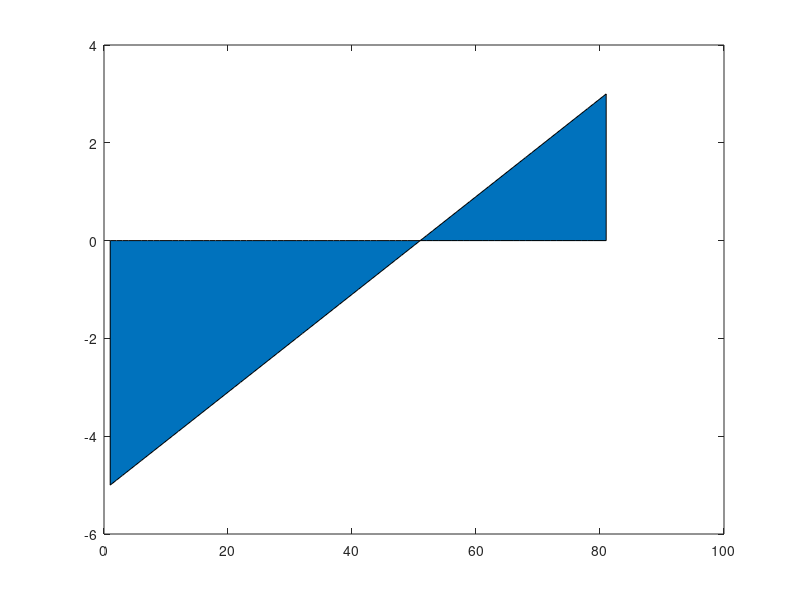

Recreate this plot in MATLAB. (Note: this script raises an error after producing the figure.)
clear; close all; clc;

x = -5:0.1:3;

Area = area(x);
rad = radius(x);
figure()
plot(x,rad)
xlabel('x (in)')
ylabel('Radius (in)')
ylim([0 6.1])

aRatio = Area./(4*pi);

[sub,sup] = mach_area(aRatio,1.3);
M = [sub(1:51) sup(52:end)];
figure()
plot(x,M)
xlabel('x (in)')
ylabel('Mach Number')


pressure = @(m,pc) (1+0.5*0.3.*m).^(-1.3/0.3)*pc;

p1 = pressure(M,500);
p2 = pressure(M,1000);

temp = @(m,tc) (1+0.5*0.3.*m).^(-1)*tc;

t = temp(M,5459.67);
figure()
plot(x,p1,'r',x,p2,'b')
legend('500 psi','1000 psi')
xlabel('x (in)')
ylabel('Pressure (psi)')


figure()
plot(x,t)
ylabel('Temperature (^oR)')
xlabel('x (in)')

function A = area(xpos)

    A = zeros(size(xpos));


    idx1 = (xpos <= -3);
    A(idx1) = 25*pi;

    idx2 = (xpos > -3) & (xpos < 0);
    A(idx2) = pi*(-1.*xpos(idx2) + 2).^2;

  
    idx3 = (xpos >= 0);
    A(idx3) = pi*(4/3.*xpos(idx3) + 2).^2;

end

function R = radius(xpos)

    R = zeros(size(xpos));


    idx1 = (xpos <= -3);
    R(idx1) = 5;

    idx2 = (xpos > -3) & (xpos < 0);
    R(idx2) = -1.*xpos(idx2) + 2;

  
    idx3 = (xpos >= 0);
    R(idx3) = 4/3*xpos(idx3) + 2;

end


function [M_sub, M_super] = mach_area(areaRatio, gamma)
    if nargin < 2
        gamma = 1.4; 
    end

    M_sub   = zeros(size(areaRatio));
    M_super = zeros(size(areaRatio));

    for k = 1:numel(areaRatio)
        M_sub(k)   = newton(areaRatio(k), 0.1, gamma);
        M_super(k) = newton(areaRatio(k), 2.0, gamma);
    end
end

function M = newton(areaRatio, Mguess, gamma)
    tol = 1e-9;
    maxIter = 1000;
    M = Mguess;

    for i = 1:maxIter
        f_val = area_ratio(M, gamma) - areaRatio;
        h = 1e-6;
        f_plus  = area_ratio(M + h, gamma) - areaRatio;
        f_minus = area_ratio(M - h, gamma) - areaRatio;
        df_val = (f_plus - f_minus) / (2*h);

        Mnew = M - f_val / df_val;

        if abs(Mnew - M) < tol
            M = Mnew;
            return;
        end
        M = Mnew;
    end
    error('Newton-Raphson did not converge');
end

function iteration = area_ratio(M, gamma)
    term1 = 1/M;
    term2 = ((2/(gamma+1))*(1 + (gamma-1)/2*M^2))^((gamma+1)/(2*(gamma-1)));
    iteration = term1 * term2;
end
